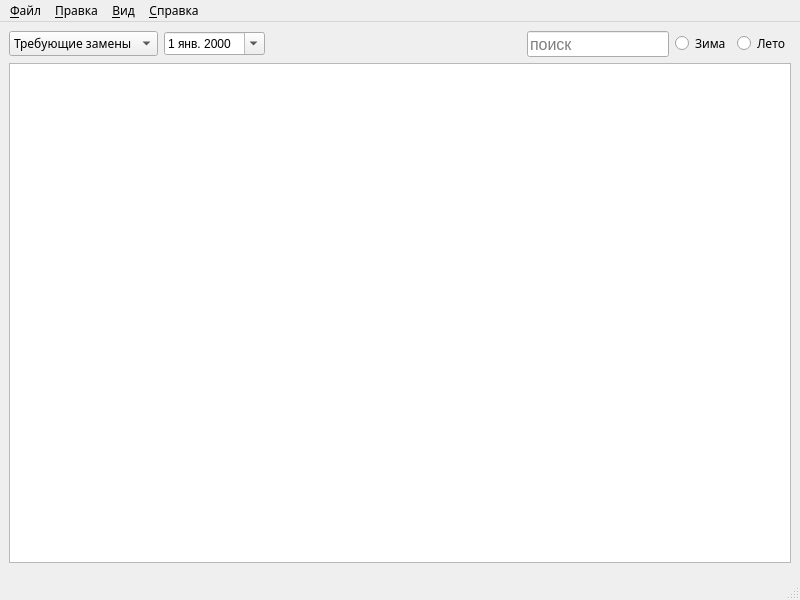
<?xml version="1.0" encoding="UTF-8"?>
<ui version="4.0">
 <class>MainWindow</class>
 <widget class="QMainWindow" name="MainWindow">
  <property name="geometry">
   <rect>
    <x>0</x>
    <y>0</y>
    <width>800</width>
    <height>600</height>
   </rect>
  </property>
  <property name="font">
   <font>
    <family>Uroob</family>
   </font>
  </property>
  <property name="windowTitle">
   <string>График замены фильтров</string>
  </property>
  <property name="windowIcon">
   <iconset resource="../qfilter.qrc">
    <normaloff>:/inons/resources/qfilter.ico</normaloff>:/inons/resources/qfilter.ico</iconset>
  </property>
  <property name="locale">
   <locale language="Russian" country="Belarus"/>
  </property>
  <widget class="QWidget" name="centralwidget">
   <layout class="QVBoxLayout" name="verticalLayout_2">
    <item>
     <layout class="QVBoxLayout" name="verticalLayout">
      <item>
       <layout class="QHBoxLayout" name="horizontalLayout">
        <item>
         <widget class="QComboBox" name="filterComboBox">
          <item>
           <property name="text">
            <string>Требующие замены</string>
           </property>
          </item>
          <item>
           <property name="text">
            <string>На дату</string>
           </property>
          </item>
          <item>
           <property name="text">
            <string>Все</string>
           </property>
          </item>
         </widget>
        </item>
        <item>
         <widget class="QDateEdit" name="dateEdit">
          <property name="font">
           <font>
            <family>Ubuntu</family>
            <kerning>true</kerning>
           </font>
          </property>
          <property name="calendarPopup">
           <bool>true</bool>
          </property>
         </widget>
        </item>
        <item>
         <spacer name="horizontalSpacer">
          <property name="orientation">
           <enum>Qt::Horizontal</enum>
          </property>
          <property name="sizeHint" stdset="0">
           <size>
            <width>40</width>
            <height>20</height>
           </size>
          </property>
         </spacer>
        </item>
        <item>
         <widget class="QLineEdit" name="searchEdit">
          <property name="sizePolicy">
           <sizepolicy hsizetype="Fixed" vsizetype="Fixed">
            <horstretch>0</horstretch>
            <verstretch>0</verstretch>
           </sizepolicy>
          </property>
          <property name="maximumSize">
           <size>
            <width>142</width>
            <height>26</height>
           </size>
          </property>
          <property name="font">
           <font>
            <family>Ubuntu</family>
            <pointsize>12</pointsize>
           </font>
          </property>
          <property name="toolTip">
           <string/>
          </property>
          <property name="text">
           <string/>
          </property>
          <property name="placeholderText">
           <string>поиск</string>
          </property>
          <property name="clearButtonEnabled">
           <bool>true</bool>
          </property>
         </widget>
        </item>
        <item>
         <widget class="QRadioButton" name="winterRadioButton">
          <property name="font">
           <font>
            <family>Uroob</family>
           </font>
          </property>
          <property name="text">
           <string>Зима</string>
          </property>
         </widget>
        </item>
        <item>
         <widget class="QRadioButton" name="summerRadioButton">
          <property name="font">
           <font>
            <family>Uroob</family>
           </font>
          </property>
          <property name="text">
           <string>Лето</string>
          </property>
         </widget>
        </item>
       </layout>
      </item>
     </layout>
    </item>
    <item>
     <widget class="QTableView" name="tableView">
      <property name="sizePolicy">
       <sizepolicy hsizetype="Expanding" vsizetype="Expanding">
        <horstretch>0</horstretch>
        <verstretch>0</verstretch>
       </sizepolicy>
      </property>
      <property name="font">
       <font>
        <family>Ubuntu</family>
       </font>
      </property>
      <property name="contextMenuPolicy">
       <enum>Qt::NoContextMenu</enum>
      </property>
      <property name="editTriggers">
       <set>QAbstractItemView::NoEditTriggers</set>
      </property>
      <property name="alternatingRowColors">
       <bool>true</bool>
      </property>
      <property name="selectionMode">
       <enum>QAbstractItemView::SingleSelection</enum>
      </property>
      <property name="selectionBehavior">
       <enum>QAbstractItemView::SelectRows</enum>
      </property>
      <property name="sortingEnabled">
       <bool>true</bool>
      </property>
      <property name="wordWrap">
       <bool>true</bool>
      </property>
      <attribute name="horizontalHeaderHighlightSections">
       <bool>false</bool>
      </attribute>
      <attribute name="horizontalHeaderShowSortIndicator" stdset="0">
       <bool>false</bool>
      </attribute>
      <attribute name="horizontalHeaderStretchLastSection">
       <bool>false</bool>
      </attribute>
      <attribute name="verticalHeaderVisible">
       <bool>false</bool>
      </attribute>
     </widget>
    </item>
    <item>
     <widget class="QChartView" name="diagram" native="true"/>
    </item>
   </layout>
  </widget>
  <widget class="QMenuBar" name="menubar">
   <property name="geometry">
    <rect>
     <x>0</x>
     <y>0</y>
     <width>800</width>
     <height>22</height>
    </rect>
   </property>
   <property name="font">
    <font>
     <family>Uroob</family>
     <bold>false</bold>
    </font>
   </property>
   <widget class="QMenu" name="menuFile">
    <property name="title">
     <string>&amp;Файл</string>
    </property>
    <addaction name="actionExit"/>
   </widget>
   <widget class="QMenu" name="menuEdit">
    <property name="title">
     <string>&amp;Правка</string>
    </property>
    <addaction name="actionAdd"/>
    <addaction name="actionEdit"/>
    <addaction name="actionRemove"/>
    <addaction name="separator"/>
    <addaction name="actionMark"/>
    <addaction name="separator"/>
    <addaction name="actionCopy"/>
    <addaction name="actionCopyAll"/>
    <addaction name="separator"/>
    <addaction name="actionSettings"/>
    <addaction name="separator"/>
   </widget>
   <widget class="QMenu" name="menuHelp">
    <property name="title">
     <string>&amp;Справка</string>
    </property>
    <addaction name="actionManual"/>
    <addaction name="separator"/>
    <addaction name="actionAbout"/>
   </widget>
   <widget class="QMenu" name="menuView">
    <property name="title">
     <string>&amp;Вид</string>
    </property>
    <widget class="QMenu" name="menuColumns">
     <property name="title">
      <string>Столбцы</string>
     </property>
    </widget>
    <addaction name="menuColumns"/>
    <addaction name="separator"/>
    <addaction name="actionDiagram"/>
   </widget>
   <addaction name="menuFile"/>
   <addaction name="menuEdit"/>
   <addaction name="menuView"/>
   <addaction name="menuHelp"/>
  </widget>
  <widget class="QStatusBar" name="statusbar">
   <property name="font">
    <font>
     <family>Ubuntu</family>
     <bold>true</bold>
     <stylestrategy>PreferAntialias</stylestrategy>
     <kerning>false</kerning>
    </font>
   </property>
  </widget>
  <action name="actionExit">
   <property name="icon">
    <iconset resource="../qfilter.qrc">
     <normaloff>:/inons/resources/exit.png</normaloff>:/inons/resources/exit.png</iconset>
   </property>
   <property name="text">
    <string>Выход</string>
   </property>
   <property name="shortcut">
    <string>Ctrl+Q</string>
   </property>
  </action>
  <action name="actionAdd">
   <property name="icon">
    <iconset resource="../qfilter.qrc">
     <normaloff>:/inons/resources/new-item.png</normaloff>:/inons/resources/new-item.png</iconset>
   </property>
   <property name="text">
    <string>Добавить</string>
   </property>
   <property name="toolTip">
    <string>Добавить</string>
   </property>
   <property name="shortcut">
    <string>Ctrl+N</string>
   </property>
  </action>
  <action name="actionEdit">
   <property name="icon">
    <iconset resource="../qfilter.qrc">
     <normaloff>:/inons/resources/edit.png</normaloff>:/inons/resources/edit.png</iconset>
   </property>
   <property name="text">
    <string>Изменить</string>
   </property>
   <property name="toolTip">
    <string>Изменить</string>
   </property>
   <property name="shortcut">
    <string>Alt+Return</string>
   </property>
  </action>
  <action name="actionRemove">
   <property name="icon">
    <iconset resource="../qfilter.qrc">
     <normaloff>:/inons/resources/delete.png</normaloff>:/inons/resources/delete.png</iconset>
   </property>
   <property name="text">
    <string>Удалить</string>
   </property>
   <property name="toolTip">
    <string>Удалить</string>
   </property>
   <property name="shortcut">
    <string>Del</string>
   </property>
  </action>
  <action name="actionAbout">
   <property name="icon">
    <iconset resource="../qfilter.qrc">
     <normaloff>:/inons/resources/about.png</normaloff>:/inons/resources/about.png</iconset>
   </property>
   <property name="text">
    <string>О программе</string>
   </property>
  </action>
  <action name="actionDiagram">
   <property name="checkable">
    <bool>true</bool>
   </property>
   <property name="text">
    <string>Диагрвмма</string>
   </property>
   <property name="shortcut">
    <string>Ctrl+D</string>
   </property>
  </action>
  <action name="actionSettings">
   <property name="icon">
    <iconset resource="../qfilter.qrc">
     <normaloff>:/inons/resources/settings.png</normaloff>:/inons/resources/settings.png</iconset>
   </property>
   <property name="text">
    <string>Настройки</string>
   </property>
   <property name="shortcut">
    <string>Ctrl+P</string>
   </property>
  </action>
  <action name="actionMark">
   <property name="icon">
    <iconset resource="../qfilter.qrc">
     <normaloff>:/inons/resources/ok.png</normaloff>:/inons/resources/ok.png</iconset>
   </property>
   <property name="text">
    <string>Отметить</string>
   </property>
   <property name="shortcut">
    <string>Ctrl+M</string>
   </property>
  </action>
  <action name="actionManual">
   <property name="text">
    <string>Краткое руководство</string>
   </property>
   <property name="shortcut">
    <string>F1</string>
   </property>
  </action>
  <action name="actionCopy">
   <property name="icon">
    <iconset resource="../qfilter.qrc">
     <normaloff>:/inons/resources/copy.png</normaloff>:/inons/resources/copy.png</iconset>
   </property>
   <property name="text">
    <string>Копировать</string>
   </property>
   <property name="toolTip">
    <string>Копировать</string>
   </property>
   <property name="shortcut">
    <string>Ctrl+C</string>
   </property>
   <property name="menuRole">
    <enum>QAction::NoRole</enum>
   </property>
  </action>
  <action name="actionCopyAll">
   <property name="text">
    <string>Копировать всё</string>
   </property>
   <property name="toolTip">
    <string>Копировать всё</string>
   </property>
   <property name="shortcut">
    <string>Ctrl+A</string>
   </property>
   <property name="menuRole">
    <enum>QAction::NoRole</enum>
   </property>
  </action>
 </widget>
 <customwidgets>
  <customwidget>
   <class>QChartView</class>
   <extends>QWidget</extends>
   <header>qchartview.h</header>
   <container>1</container>
  </customwidget>
 </customwidgets>
 <resources>
  <include location="../qfilter.qrc"/>
 </resources>
 <connections/>
</ui>
